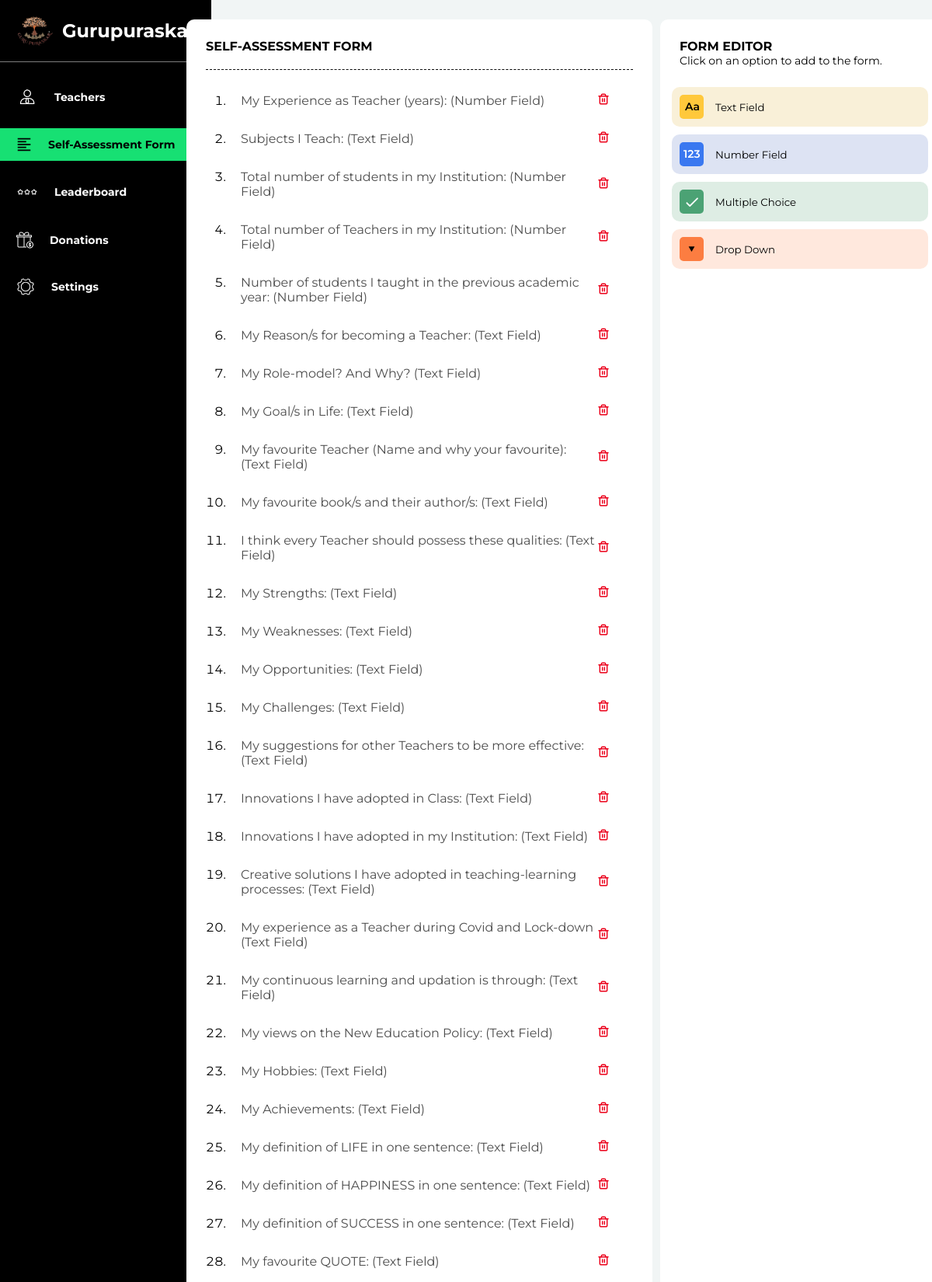
Screenshot of /gurupuraskar-main-main/admin/self-assess-form.php (signed in, upper part) with the database file from the repository.
### tables this page shows
CREATE TABLE `assessment_form_questions` (
  `id` int(11) NOT NULL,
  `question_code` varchar(128) NOT NULL,
  `question_title` text NOT NULL,
  `question_type` varchar(128) NOT NULL
);

### gurupuraskar-main-main/admin/includes/functions/question.php (called while the page is built, shortened)
<?php
function getQuestionTypeTitle($questionType) {
    $qType = "";
    switch ($questionType) {
        case 'mcq':
            $qType = "Multiple Choice";
            break;
        case 'number':
            $qType = "Number Field";
            break;
        default:
            $qType = "Text Field";
            break;
    }
    return $qType;
}
?>

### gurupuraskar-main-main/admin/self-assess-form.php (the view, shortened to what this page needs)
<?php include "includes/components/html-header.php"; displayTitle("Self Assessment Form"); importStyleSheets(["admin-panel", "input", "sa-form"]); ?>
<?php include "includes/functions/question.php"; ?>
<body>
    <main>
        <?php include "includes/components/sidebar.php"; ?>
        <div class="form-editor">
            <div class="fe-title">
                <h3>FORM EDITOR</h3>
                <p>Click on an option to add to the form.</p>
            </div>
            <div class="fe-buttons flex column justify-center align-center gap-10px">
                <button id="add-text-field" type="button" class="full-width flex justify-start align-center" type="button">
                    <div class="form-btn-logo flex justify-center align-center">
                        <img src="./../assets/svg/text-field-logo.svg" alt="">
                    </div>
                    <p>Text Field</p>
                </button>
                <button id="add-number-field" type="button" class="full-width flex justify-start align-center" type="button">
                    <div class="form-btn-logo flex justify-center align-center">
                        <img src="./../assets/svg/number-field-logo.svg" alt="">
                    </div>
                    <p>Number Field</p>
                </button>
                <button id="add-mcq-field" type="button" class="full-width flex justify-start align-center" type="button">
                    <div class="form-btn-logo flex justify-center align-center">
                        <img src="./../assets/svg/multiple-choice-logo.svg" alt="">
                    </div>
                    <p>Multiple Choice</p>
                </button>
                <button id="add-select-field" type="button" class="full-width flex justify-start align-center" type="button">
                    <div class="form-btn-logo flex justify-center align-center">
                        <img src="./../assets/svg/dropdown-logo.svg" alt="">
                    </div>
                    <p>Drop Down</p>
                </button>
            </div>
        </div>
        <form method="POST" class="sa-form">
            <div class="sa-form-title">
                <p>SELF-ASSESSMENT FORM</p>
            </div>
            <ol class="sa-form-questions">
                <?php
                $stmt = $connection->prepare(
                    "SELECT * FROM `assessment_form_questions`"
                );
                $stmt->execute();
                $result = $stmt->fetchAll(PDO::FETCH_ASSOC);
                if ($result) {
                    foreach ($result as $key => $value) {
                        if ($value['question_type'] === "mcq" || $value['question_type'] === "dropdown") {
                            $qType = getQuestionTypeTitle($value['question_type']);
                            $options = getQuestionOptions($value['question_code']);
                            $qCode = $value['question_code'];
                            echo <<<DELIMETER
                            <li class="input-field">
                                <div class="flex justify-sp-bt align-center">
                                    <p>{$value['question_title']} ({$qType})</p>
                                    <button class="deleteQuestion" title="Delete {$value['question_title']}" type="button" id="{$value['question_code']}">
                                        <img src="./../assets/svg/dustbin-red.svg" alt="" srcset="">
                                    </button>
                                </div>
                                <div class="first flex row justify-start align-center gap-15px">
                                    {$options}
                                    <button type="button" class="add-choice-btn">+ Add choice</button>
                                </div>
                                <form method="POST">
                                    <input type="text" class="new-choice-input" name="{$qCode}-new-choice" placeholder="Press Enter after adding a new choice">
                                    <input type="submit" class="add-new-choice-btn" name="add-new-choice" value="">
                                </form>
                            </li>
                            DELIMETER;
                        } else {
                            $qType = getQuestionTypeTitle($value['question_type']);
                            echo <<<DELIMETER
                            <li class="input-field">
                                <div class="flex justify-sp-bt align-center">
                                    <p>{$value['question_title']} ({$qType})</p>
                                    <button class="deleteQuestion" title="Delete {$value['question_title']}" type="button" id="{$value['question_code']}">
                                        <img src="./../assets/svg/dustbin-red.svg" alt="" srcset="">
                                    </button>
                                </div>
                            </li>
                            DELIMETER;
                        }
                    }
                }
                ?>
            </ol>
        </form>
    </main>
</body>
</html>

### gurupuraskar-main-main/css/base.css (style rules this page uses)
:root { --font-montserrat: Montserrat; --font-poppins: Poppins; --font-size-base: 16px; --font-size-sm: 14px; --font-size-17xl: 36px; --font-size-5xl: 24px; --color-white: rgb(255, 255, 255); --color-white-50: rgba(255, 255, 255, 0.5); --color-black: rgb(0, 0, 0); --color-dimgray-100: rgb(77, 77, 77); --color-light-gray: rgba(241, 245, 245, 1); --color-light-gray-100: rgba(215, 215, 215, 1); --color-gray-100: rgb(125, 125, 125); --color-whitesmoke-100: rgb(248, 247, 243); --color-whitesmoke-200: rgba(238, 238, 238, 0.5); --color-bright-green: rgb(23, 224, 115); --color-light-green: rgba(202, 255, 226, 1); --color-bright-red: rgb(235, 0, 27); --color-light-red: rgba(255, 207, 207, 0.5); --color-light-yellow: rgba(255, 245, 219, 1); --color-orange: rgba(255, 138, 0, 1); --color-blue: rgba(58, 120, 240, 1); --color-light-blue: rgba(218, 230, 255, 1); --color-light-turquoise: rgb(222, 244, 255); --color-gold: rgba(255, 200, 57, 1); --color-dim-brown: rgba(249, 240, 216, 1); --color-dim-blue: rgba(221, 227, 243, 1); --color-dim-green: rgba(222, 237, 228, 1); --color-dim-orange: rgba(255, 232, 221, 1); --gradient-gold: linear-gradient(90deg, #FFC839 0%, rgba(241, 241, 241, 0) 95.3%); --gradient-silver: linear-gradient(90deg, #D2D2D2 0%, rgba(241, 241, 241, 0) 95.3%); --gradient-bronze: linear-gradient(90deg, #FEA979 0%, rgba(241, 241, 241, 0) 95.3%); --br-7xs: 6px; --br-3xs: 10px; }
* { box-sizing: border-box; margin: 0%; padding: 0%; border-collapse: collapse; font-family: var(--font-montserrat); border-collapse: collapse; transition: 0.1s all ease-in-out; }
.full-width { width: 100%; }
.gap-10px { gap: 10px; }
.flex { display: flex; }
.flex.column { flex-flow: column; }
.flex.justify-center { justify-content: center; }
.flex.justify-sp-bt { justify-content: space-between; }
.flex.justify-start { justify-content: flex-start; }
.flex.align-center { align-items: center; }

### gurupuraskar-main-main/css/admin-panel.css (style rules this page uses)
main { background-color: var(--color-light-gray); }
@media (min-width: 1024px) { main { height: 100vh; display: grid; grid-template-columns: 20% 50% 30%; } }

### rows the page displays
assessment_form_questions: question_title "My Experience as Teacher (years):", question_type "Number Field"
assessment_form_questions: question_title "Subjects I Teach:", question_type "Text Field"
assessment_form_questions: question_title "Total number of students in my Institution:", question_type "Number Field"
assessment_form_questions: question_title "Total number of Teachers in my Institution:", question_type "Number Field"
assessment_form_questions: question_title "Number of students I taught in the previous academic year:", question_type "Number Field"
assessment_form_questions: question_title "My Reason/s for becoming a Teacher:", question_type "Text Field"
assessment_form_questions: question_title "My Role-model? And Why?", question_type "Text Field"
assessment_form_questions: question_title "My Goal/s in Life:", question_type "Text Field"
assessment_form_questions: question_title "My favourite Teacher (Name and why your favourite):", question_type "Text Field"
assessment_form_questions: question_title "My favourite book/s and their author/s:", question_type "Text Field"
assessment_form_questions: question_title "I think every Teacher should possess these qualities:", question_type "Text Field"
assessment_form_questions: question_title "My Strengths:", question_type "Text Field"
assessment_form_questions: question_title "My Weaknesses:", question_type "Text Field"
assessment_form_questions: question_title "My Opportunities:", question_type "Text Field"
assessment_form_questions: question_title "My Challenges:", question_type "Text Field"
assessment_form_questions: question_title "My suggestions for other Teachers to be more effective:", question_type "Text Field"
assessment_form_questions: question_title "Innovations I have adopted in Class:", question_type "Text Field"
assessment_form_questions: question_title "Innovations I have adopted in my Institution:", question_type "Text Field"
assessment_form_questions: question_title "Creative solutions I have adopted in teaching-learning processes:", question_type "Text Field"
assessment_form_questions: question_title "My experience as a Teacher during Covid and Lock-down", question_type "Text Field"
assessment_form_questions: question_title "My continuous learning and updation is through:", question_type "Text Field"
assessment_form_questions: question_title "My views on the New Education Policy:", question_type "Text Field"
assessment_form_questions: question_title "My Hobbies:", question_type "Text Field"
assessment_form_questions: question_title "My Achievements:", question_type "Text Field"
assessment_form_questions: question_title "My definition of LIFE in one sentence:", question_type "Text Field"
assessment_form_questions: question_title "My definition of HAPPINESS in one sentence:", question_type "Text Field"
assessment_form_questions: question_title "My definition of SUCCESS in one sentence:", question_type "Text Field"
assessment_form_questions: question_title "My favourite QUOTE:", question_type "Text Field"

### other values shown
$arr[1][$i] "Teachers"
$arr[1][$i] "Self-Assessment Form"
$arr[1][$i] "Leaderboard"
$arr[1][$i] "Donations"
$arr[1][$i] "Settings"
